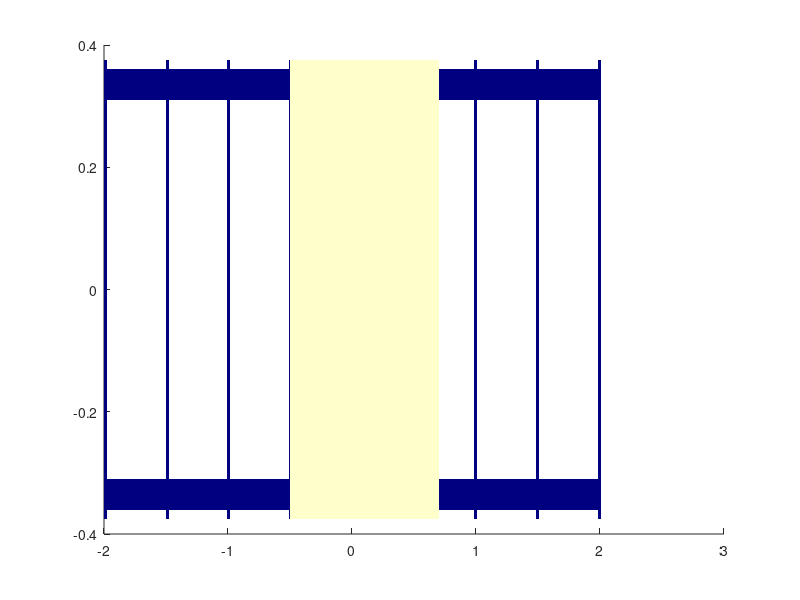

MATLAB code for this plot:
%% DrawEnv
% Desciption: This function plots the cart and rails environment I change,
% the environment was originally built by tom

function DrawEnv(add1_remove0)

if nargin<1
    add1_remove0=1;
end

% global guiglobal
guiglobal=getappdata(gcf,'guiglobal');

if add1_remove0==1
    deletehandles()

    load ('ObjectsPlatform2.mat');
    guiglobal.cartnRails=inf;
    
    hold on;
   
    guiglobal.cartnRails(end+1)=patch('Vertices',Objects.E1,'Faces',Objects.FE1,'FaceColor',[1,1,0.5],'EdgeColor',[0,0.5,0.5]);
    set(guiglobal.cartnRails(end),'FaceColor',[1,1,0.8],'EdgeColor','none');

    guiglobal.cartnRails(end+1)=patch('Vertices',Objects.O1,'Faces',Objects.FO1,'FaceColor',[0,0,0.5],'EdgeColor',[0,0.5,0.5]);
    set(guiglobal.cartnRails(end),'FaceColor',[0,0,0.5],'EdgeColor','none');
else
    deletehandles()
end
setappdata(gcf,'guiglobal',guiglobal);                                 

%% try and delete all the handles
function deletehandles()
guiglobal=getappdata(gcf,'guiglobal');
if isfield(guiglobal,'cartnRails')
    for i=1:size(guiglobal.cartnRails,2)
        try delete(guiglobal.cartnRails(i));
        end
    end
end
guiglobal.cartnRails=[];
setappdata(gcf,'guiglobal',guiglobal);  



